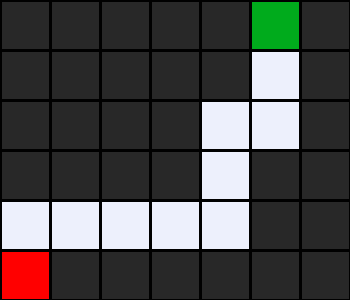
#> input picture Search/maze.png, 350 x 300 px
$ python finalmaze.py
#> lines starting #> are read from the running program, lines starting #| are printed output that depends on the picture
class Frontierr():
    def __init__(self, type="stack"):
        self.frontier = []
        self.type = type

    def add(self, node):
        if not self.contains_state(node.state):
            self.frontier.append(node)

    def contains_state(self, state):
        return any(node.state == state for node in self.frontier)

    def isEmpty(self):
        return len(self.frontier) == 0

    def remove(self):
        if self.type == "stack":
            node = self.frontier[-1]
            self.frontier = self.frontier[:-1]
            return node

        elif self.type == "queue":
            node = self.frontier[0]
            self.frontier = self.frontier[1:]
            return node
        else:
            raise Exception("We do not suport that data Structure")


class Node():
    def __init__(self, state, parent, action):
        self.state = state
        self.parent = parent
        self.action = action


class Maze():
    def __init__(self, filename, type, grid_size=50, border=2, mode="file"):
        self.type = type
        self.mode = mode
        self.filename = filename
        self.grid_size = grid_size
        self.border = border

    def process_image(self):
        from PIL import Image
        import collections
        img = Image.open(self.filename)
#> img is the input picture: PIL image 350x300 RGBA; mean R, G, B, A 76.3, 75.1, 74.4, 255
        img = img.convert('RGB')
#> img: PIL image 350x300 RGB
        self.height = int(img.height/self.grid_size)
#> self.height = 6
        self.width = int(img.width/self.grid_size)
#> self.width = 7
        self.walls = []
        for i in range(self.height):
            row = []
            for j in range(self.width):
                left = j * self.grid_size + self.border
                top = i * self.grid_size + self.border
                right = (j + 1) * self.grid_size + self.border
                bottom = (i + 1) * self.grid_size + self.border
                rectangle = (left, top, right, bottom)
                rectangle_img = img.crop(rectangle)
                rectangle_img = rectangle_img.convert('RGB')
                pixels = list(rectangle_img.getdata())
                color_counter = collections.Counter(pixels)
                most_common = color_counter.most_common(1)[0][0]
                try:
                    if most_common == (255, 0, 0):
                        self.start = (i, j)
                        row.append(False)
                    elif most_common == (0, 171, 28):
                        self.goal = (i, j)
                        row.append(False)
                    elif most_common == (237, 240, 252):
                        row.append(False)
                    else:
                        row.append(True)
                except IndexError:
                    row.append(False)
            self.walls.append(row)
#> after the loop, self.walls = 6 items
        self.solution = None
        return self.solution, self.start, self.goal

    def process_txt(self):
        with open(self.filename) as f:
            contents = f.read()

            if contents.count("A") != 1:
                raise Exception("Only one start requires, check file")
            if contents.count("B") != 1:
                raise Exception("Only one Goal required, check file")

            contents = contents.splitlines()
            self.height = len(contents)
            self.width = max(len(line) for line in contents)

            # Check for walls
            self.walls = []
            for i in range(self.height):
                row = []
                for j in range(self.width):
                    try:
                        if contents[i][j] == "A":
                            self.start = (i, j)
                            row.append(False)
                        elif contents[i][j] == "B":
                            self.goal = (i, j)
                            row.append(False)
                        elif contents[i][j] == " ":
                            row.append(False)
                        else:
                            row.append(True)
                    except IndexError:
                        row.append(False)
                self.walls.append(row)

            self.solution = None
            return self.solution, self.start, self.goal

    def process_file(self):
        if self.mode == "file":
            return self.process_txt()
        elif self.mode == "img":
            return self.process_image()

    def solve(self):
        self.num_explored = 0
        self.solution, self.start, self.goal = self.process_file()
        start = Node(state=self.start, parent=None, action=None)
        frontier = Frontierr(type=self.type)
        frontier.add(start)

        self.explored = set()

        while True:
            if frontier.isEmpty():
                raise Exception("No solution Found")

            node = frontier.remove()
            self.num_explored += 1

            if node.state == self.goal:
                actions = []
                visited = []
                while node.parent is not None:
                    actions.append(node.action)
                    visited.append(node.state)
                    node = node.parent
                actions.reverse()
                visited.reverse()
                self.solution = (actions, visited)
                return
            self.explored.add(node.state)
            for action, state in self.neighbors(node.state):
                if state not in self.explored:
                    child = Node(state=state, parent=node, action=action)
                    frontier.add(child)

    def neighbors(self, state):
        row, col = state

        candidates = [
            ("Up", (row-1, col)),
            ("Down", (row+1, col)),
            ("Left", (row, col-1)),
            ("Right", (row, col+1))
        ]
        result = []
        for action, (r, c) in candidates:
            try:
                if not self.walls[r][c]:
                    result.append((action, (r, c)))
            except IndexError:
                continue
        return result

    def output_image(self, filename, show_solution=True, show_explored=False):
#> called with filename = 'maze1Solution.png', show_solution = True, show_explored = True
        from PIL import Image, ImageDraw
        cell_size = 50
        cell_border = 2

        # Blank Canvas
        img = Image.new(
            "RGBA", (self.width * self.grid_size,
                     self.height * self.grid_size),
            "black"
        )
#> img: PIL image 350x300 RGBA
        draw = ImageDraw.Draw(img)
        solution = self.solution[1] if self.solution is not None else None
        for i, row in enumerate(self.walls):
            for j, col in enumerate(row):
                if col:
                    fill = (40, 40, 40)
                elif (i, j) == self.start:
                    fill = (255, 0, 0)
                elif (i, j) == self.goal:
                    fill = (0, 171, 28)
                elif solution is not None and show_solution and (i, j) in solution:
                    fill = (220, 235, 113)
                elif solution is not None and show_explored and (i, j) in self.explored:
                    fill = (212, 97, 85)
                else:
                    fill = (237, 240, 252)

                draw.rectangle(([(j * self.grid_size + self.border, i * self.grid_size + self.border),
                                 ((j + 1) * self.grid_size - self.border, (i + 1) * self.grid_size - self.border)]),
                               fill=fill)
#> this loop made 6 passes
#> row on passes 1 to 6: [True, True, True, True, True, False, True], [True, True, True, True, True, False, True], [True, True, True, True, False, False, True], [True, True, True, True, False, True, True], [False, False, False, False, False, True, True], [False, True, True, True, True, True, True]

        img.save(filename)
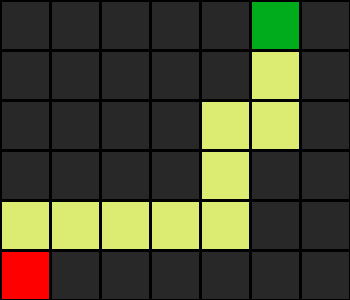
#> saved as maze1Solution.png: PIL image 350x300 RGBA; mean R, G, B, A 73.1, 74.2, 48.1, 255


m = Maze(filename="maze.png", type="stack", mode="img")
print("Solving...")
m.solve()
print(
    f"Finsihed\nSolution:{m.solution}\nNumber of explored:{m.num_explored}\nAlgorithm: {m.type}")
m.output_image("maze1Solution.png", show_explored=True)
